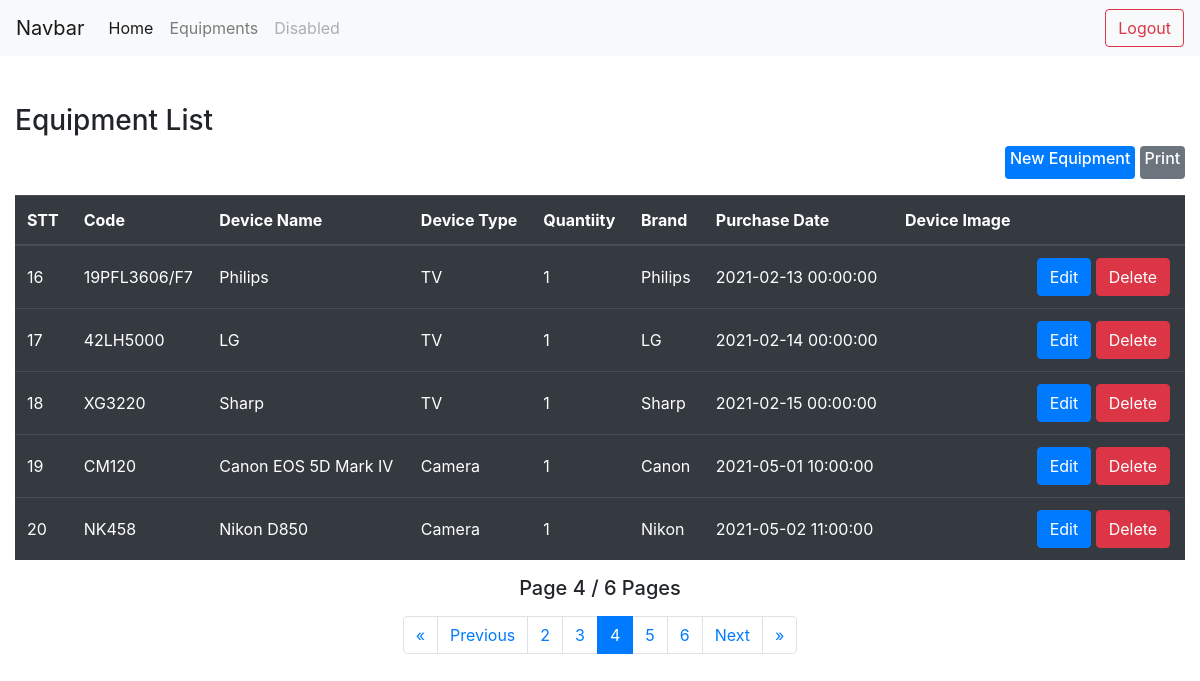
Screenshot of /views/EquipmentList.php?page=4 with the database file from the repository.
### tables this page shows
CREATE TABLE `equipment` (
`ID` INT(11) NOT NULL AUTO_INCREMENT,
`code` varchar(50) NOT NULL,
`device_name` varchar(50) NOT NULL,
`device_type` varchar(50) NOT NULL,
`quantity` int DEFAULT 0,
`brand` varchar(30) DEFAULT NULL,
`device_image` varchar(50) DEFAULT NULL,
`purchase_date` timestamp NOT NULL DEFAULT current_timestamp(),
`createdAt` timestamp NOT NULL DEFAULT current_timestamp(),
`updatedAt` timestamp NOT NULL DEFAULT current_timestamp() ON UPDATE current_timestamp(),
`deletedAt` timestamp NULL DEFAULT NULL,

PRIMARY KEY (`ID`),
UNIQUE KEY `UQ_Equipment_code` (`code`)
);

### views/EquipmentList.php (the view, shortened to what this page needs)
<!DOCTYPE html>
<html lang="en">
<head>
    <?php include "layouts/Head.php" ?>
</head>
<body>
    <?php require_once "../connectDB.php"; ?>
    <?php
        $query = "SELECT COUNT(*) FROM equipment";
        $result_total_page = mysqli_query($connectDB, $query);
        $totalItem = mysqli_fetch_row($result_total_page)[0];
    ?>
    <?php
        $currentPage = isset($_GET["page"]) ? $_GET["page"] : 1 ;
        $itemPerPage = 5;
        $skip = ($currentPage * $itemPerPage) - $itemPerPage;
        $totalPage = ceil($totalItem / $itemPerPage);
    ?>
    <?php include "layouts/Header.php" ?>
    <div class="container">
        <h3>Equipment List</h3>
        <div class="text-right mb-3">
            <a href="/views/NewEquipmentForm.php" class="badge badge-primary"><h6>New Equipment</h6></a>
            <a href="#" class="badge badge-secondary"><h6>Print</h6></a>
        </div>
        <table class="table table-dark table-hover">
            <thead>
                <tr>
                    <th>STT</th>
                    <th>Code</th>
                    <th>Device Name</th>
                    <th>Device Type</th>
                    <th>Quantiity</th>
                    <th>Brand</th>
                    <th>Purchase Date</th>
                    <th>Device Image</th>
                    <th></th>
                </tr>
            </thead>
            <tbody>
                <?php
                    $query_select = "SELECT * FROM equipment LIMIT " . $itemPerPage . " OFFSET " . $skip;
                    $result = mysqli_query($connectDB, $query_select);
                    if(mysqli_num_rows($result) > 0){
                        while($row = mysqli_fetch_assoc($result)){
                ?>
                            <tr>
                                <td class="align-middle"><?php echo $row["ID"]; ?></td>
                                <td class="align-middle"><?php echo $row["code"]; ?></td>
                                <td class="align-middle"><?php echo $row["device_name"]; ?></td>
                                <td class="align-middle"><?php echo $row["device_type"]; ?></td>
                                <td class="align-middle"><?php echo $row["quantity"]; ?></td>
                                <td class="align-middle"><?php echo $row["brand"]; ?></td>
                                <td class="align-middle"><?php echo $row["purchase_date"]; ?></td>
                                <td>
                                </td>
                                <td class="align-middle">
                                    <a href="UpdateEquipmentForm.php?id=<?php echo $row["ID"]; ?>" class="btn btn-primary" role="button">Edit</a>
                                    <a href="#" data-toggle="modal" data-target="#delete_modal" id="<?php echo $row["ID"]; ?>" class="btn btn-danger btn_delete" role="button">Delete</a>
                                </td>
                            </tr>
                <?php
                        }
                    }
                ?>
            </tbody>
        </table>
        <div>
            <h5 class="text-center mb-3">Page <?php echo $currentPage?> / <?php echo $totalPage ?> Pages</h5>
        </div>
        <nav aria-label="Pagingnation">
            <ul class="pagination justify-content-center">
                <li class="page-item <?php echo $currentPage == 1 ? "disabled" :"" ?>">
                    <a class="page-link" href="/views/EquipmentList.php">
                        <span aria-hidden="true">&laquo;</span>
                    </a>
                </li>
                <li class="page-item <?php echo $currentPage == 1 ? "disabled" :"" ?>">
                    <a class="page-link" href="/views/EquipmentList.php?page=<?php echo $currentPage - 1 ?>" tabindex="-1">Previous</a>
                </li>
                <?php
                    $end = $currentPage > 3 ? $currentPage + 2 : $totalPage;
                    for($page = $currentPage > 3 ? $currentPage - 2 : 1; $page <= $end && $page <= $totalPage; $page++){
                ?>
                        <li class="page-item <?php echo $page == $currentPage ? 'active' : '' ?> "><a class='page-link' href="/views/EquipmentList.php?page=<?php echo $page?>"><?php echo $page?></a></li>
                <?php
                    }
                ?>
                <li class="page-item <?php echo $totalPage == $currentPage ? "disabled" : "" ?>">
                    <a class="page-link" href="/views/EquipmentList.php?page=<?php echo $currentPage + 1 ?>">Next</a>
                </li>
                <li class="page-item <?php echo $totalPage == $currentPage ? "disabled" : "" ?>">
                    <a class="page-link" href="/views/EquipmentList.php?page=<?php echo $totalPage?>">
                        <span aria-hidden="true">&raquo;</span>
                    </a>
                </li>
            </ul>
        </nav>
    </div>
</body>
</html>

### views/EquipmentList.php (style rules this page uses)
.container { margin-top: 3rem; max-width: 80rem; }

### rows the page displays
equipment: ID "16", code "19PFL3606/F7", device_name "Philips", device_type "TV", quantity "1", brand "Philips", purchase_date "2021-02-13 00:00:00"
equipment: ID "17", code "42LH5000", device_name "LG", device_type "TV", quantity "1", brand "LG", purchase_date "2021-02-14 00:00:00"
equipment: ID "18", code "XG3220", device_name "Sharp", device_type "TV", quantity "1", brand "Sharp", purchase_date "2021-02-15 00:00:00"
equipment: ID "19", code "CM120", device_name "Canon EOS 5D Mark IV", device_type "Camera", quantity "1", brand "Canon", purchase_date "2021-05-01 10:00:00"
equipment: ID "20", code "NK458", device_name "Nikon D850", device_type "Camera", quantity "1", brand "Nikon", purchase_date "2021-05-02 11:00:00"

### other values shown
$currentPage "4"
$totalPage "6"
